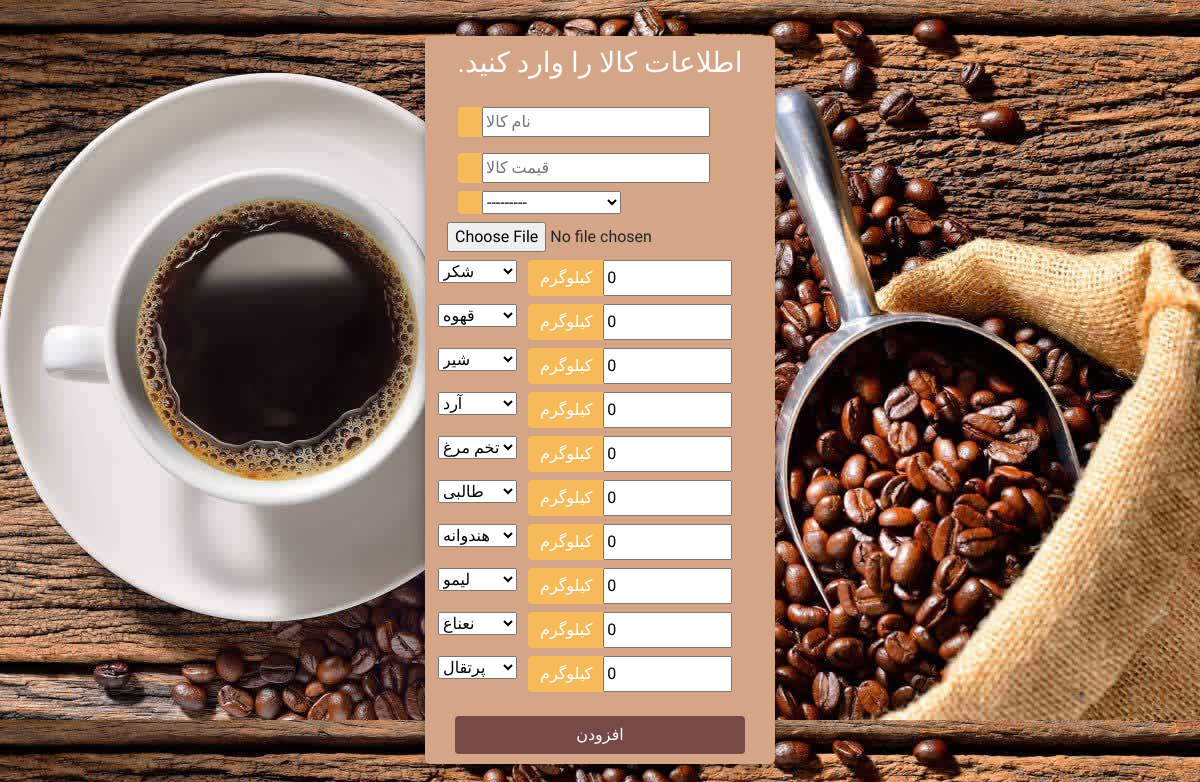
The app's page /addproduct/, older data.
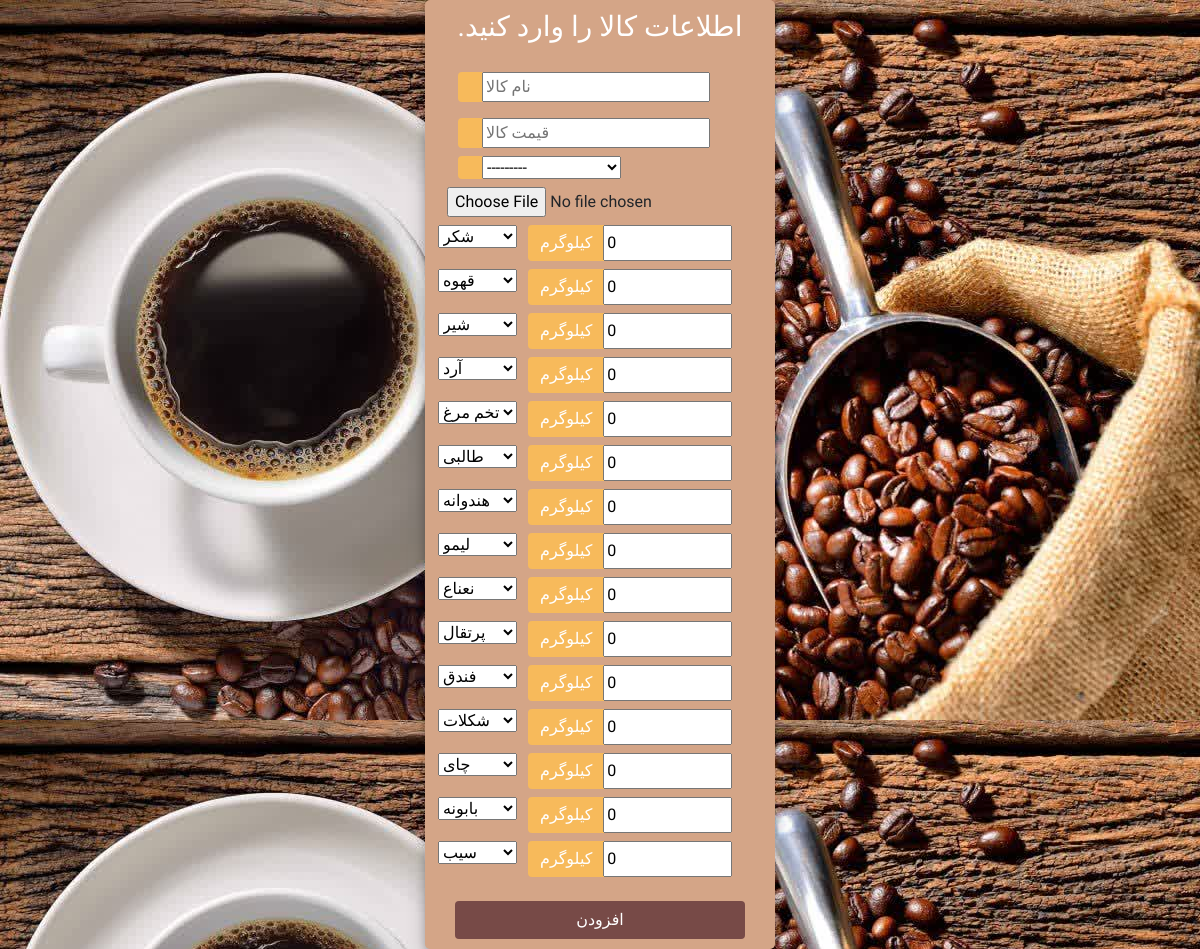
The same page, newer data.
### accounts/models.py (models this page shows)
class Storage(models.Model):
    name = models.CharField(max_length=255, unique=True)
    amount = models.FloatField(default=0)
    unit = models.CharField(max_length=50)
    def __str__(self):
        return self.name

### accounts/views.py (the view, shortened to what this page needs)
# urls.py: path("addproduct/", views.create_product_view, name="add"),
def create_product_view(request):
    ProductIngredientFormset = forms.inlineformset_factory(
        Product,
        ProductIngredient,
        fields=["ingredient", "amount"],
        extra=Storage.objects.count(),
    )
    form = ProductForm()
    formset = ProductIngredientFormset(
        initial=[{"ingredient": ingredient} for ingredient in Storage.objects.all()]
    )
    context = {"form": form, "formset": formset}
    return render(request, "accounts/addproduct.html", context)

### accounts/forms.py
class ProductForm(forms.ModelForm):
    class Meta:
        model = Product
        fields = ["name", "price", "category", "image"]
        widgets = {
            "name": forms.TextInput(attrs={"placeholder": "نام کالا"}),
            "price": forms.NumberInput(attrs={"placeholder": "قیمت کالا"}),
        }

### accounts/models.py (called while the page is built)
    def __str__(self):
        return self.name

### accounts/templates/accounts/addproduct.html (shortened to what this page needs)
{% load static %}
<!DOCTYPE html>
<html>
<head>
	<link rel="stylesheet" href="https://stackpath.bootstrapcdn.com/bootstrap/4.1.3/css/bootstrap.min.css">
	<link rel="stylesheet" href="https://use.fontawesome.com/releases/v5.6.1/css/all.css">
    <link href='https://unpkg.com/css.gg@2.0.0/icons/css/glass.css' rel='stylesheet'>
    <link href='https://unpkg.com/css.gg@2.0.0/icons/css/dollar.css' rel='stylesheet'>
    <link href='https://unpkg.com/css.gg@2.0.0/icons/css/align-right.css' rel='stylesheet'>
</head>
<body>
	<div class="container h-100 , lalezar-regular">
		<div class="d-flex justify-content-center h-100">
			<div class="user_card">
                <div class="d-flex justify-content-center">
					<h3 id="form-title" >.اطلاعات کالا را وارد کنید</h3>
				</div>
				<div class="d-flex justify-content-center form_container , lalezar-regular">
					<form method="POST" action="" enctype="multipart/form-data">
						<div class="input-group mb-3">
							<div class="input-group-append">
								<span class="input-group-text"></span>
							</div>
							{{form.name}}
						</div>
						<div class="input-group mb-2">
							<div class="input-group-append">
								<span class="input-group-text"></span>
							</div>
							{{form.price}}
						</div>
						<div class="input-group mb-2">
							<div class="input-group-append">
								<span class="input-group-text"></span>
							</div>
							{{form.category}}
						</div>
						<div class="input-group mb-2 mx-4">
							{{form.image}}
						</div>
						{% for formset_form in formset %}
							<div style="display: flex; flex-wrap: nowrap;" class="container row">
								<div class="col col-md-2">
									{{ formset_form.ingredient }}
								</div>
								<div class="col col-md-10">
									<div class="input-group mb-2" style="display: flex; flex-wrap: nowrap;">
										<div class=" input-group-prepend">
											<span class="input-group-text">{{ formset_form.ingredient.initial.unit }}</span>
										</div>
										{{ formset_form.amount }}
									</div>
								</div>
							</div>
						{% endfor %}
						<div class="d-flex justify-content-center mt-3 login_container">
							<button type="submit" class="btn login_btn">
								افزودن
							</button>
						</div>
					</form>
				</div>
			</div>
		</div>
	</div>
</body>
</html>

Row changes from the older to the newer data that the page shows:
added Storage: ingredient.initial.unit "کیلوگرم"
added Storage: ingredient.initial.unit "کیلوگرم"
added Storage: ingredient.initial.unit "کیلوگرم"
added Storage: ingredient.initial.unit "کیلوگرم"
added Storage: ingredient.initial.unit "کیلوگرم"
Text that changed along with them:
new list line: "فندق 0"
new list line: "شکلات 0"
new list line: "چای 0"
new list line: "بابونه 0"
new list line: "سیب 0"
